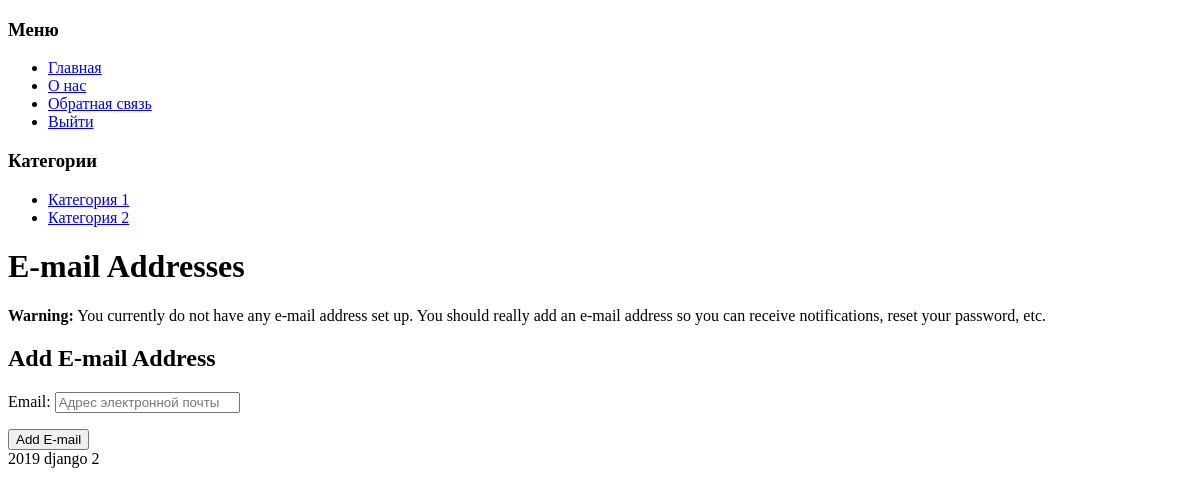
The page /accounts/email/ (signed in) on the database as committed earlier.
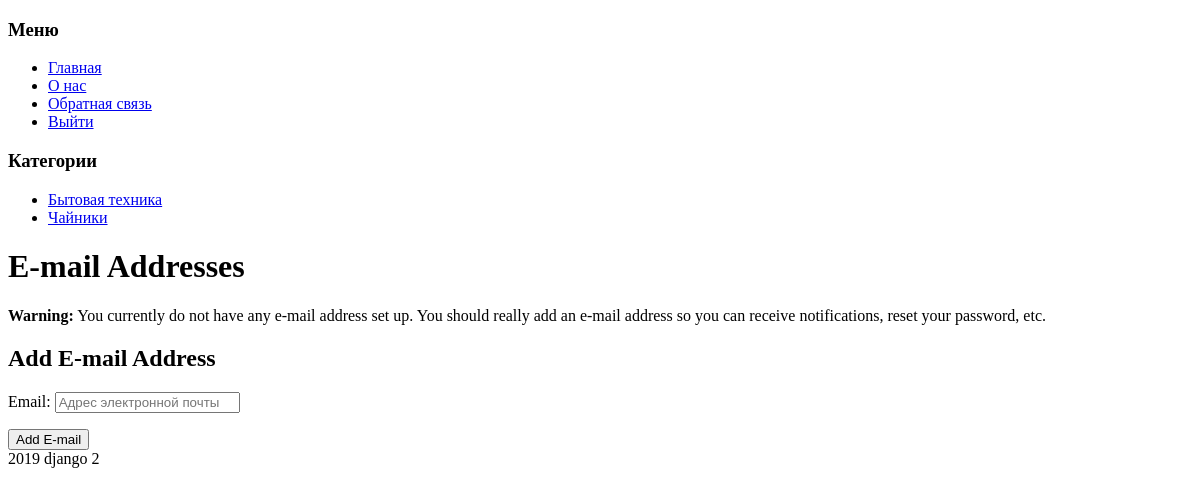
The same page on the database as committed later.
### blog/models.py (models this page shows, shortened)
class Category(MPTTModel):
    name = models.CharField("Название", max_length=150)
    slug = models.SlugField("url", max_length=160)
    active = models.BooleanField("Опубликовать", default=True)
    parent = TreeForeignKey('self', on_delete=models.SET_NULL, null=True, blank=True, related_name='children')
    class Meta:
        verbose_name = "Категория"
        verbose_name_plural = "Категории"

### blog/context_processors.py (called while the page is built)
def category_list(request):
    return {"list_category": Category.objects.all()}

### templates/account/email.html (shortened to what this page needs)
{% extends "account/base.html" %}
{% load i18n %}
{% block content %}
    <h1>{% trans "E-mail Addresses" %}</h1>
{% if user.emailaddress_set.all %}
<p>{% trans 'The following e-mail addresses are associated with your account:' %}</p>
<form action="{% url 'account_email' %}" class="email_list" method="post">
{% csrf_token %}
<fieldset class="blockLabels">
  {% for emailaddress in user.emailaddress_set.all %}
<div class="ctrlHolder">
      <label for="email_radio_{{forloop.counter}}" class="{% if emailaddress.primary %}primary_email{%endif%}">
      <input id="email_radio_{{forloop.counter}}" type="radio" name="email" {% if emailaddress.primary or user.emailaddress_set.count == 1 %}checked="checked"{%endif %} value="{{emailaddress.email}}"/>
{{ emailaddress.email }}
    {% if emailaddress.verified %}
    <span class="verified">{% trans "Verified" %}</span>
    {% else %}
    <span class="unverified">{% trans "Unverified" %}</span>
    {% endif %}
      {% if emailaddress.primary %}<span class="primary">{% trans "Primary" %}</span>{% endif %}
</label>
</div>
  {% endfor %}
<div class="buttonHolder">
      <button class="secondaryAction" type="submit" name="action_primary" >{% trans 'Make Primary' %}</button>
      <button class="secondaryAction" type="submit" name="action_send" >{% trans 'Re-send Verification' %}</button>
      <button class="primaryAction" type="submit" name="action_remove" >{% trans 'Remove' %}</button>
</div>
</fieldset>
</form>
{% else %}
<p><strong>{% trans 'Warning:'%}</strong> {% trans "You currently do not have any e-mail address set up. You should really add an e-mail address so you can receive notifications, reset your password, etc." %}</p>
{% endif %}
    <h2>{% trans "Add E-mail Address" %}</h2>
    <form method="post" action="{% url 'account_email' %}" class="add_email">
        {{ form.as_p }}
        <button name="action_add" type="submit">{% trans "Add E-mail" %}</button>
    </form>
{% endblock %}

### templates/include/category.html
<h3>Категории</h3>
<ul>
    {% for category in list_category %}
        <li><a href='/'>{{ category.name }}</a></li>
    {% endfor %}
</ul>

Rows that differ between the two databases and show on the page:
removed Category: name "Категория 2"
changed Category: name "Категория 1" → "Бытовая техника"
added Category: name "Чайники"
